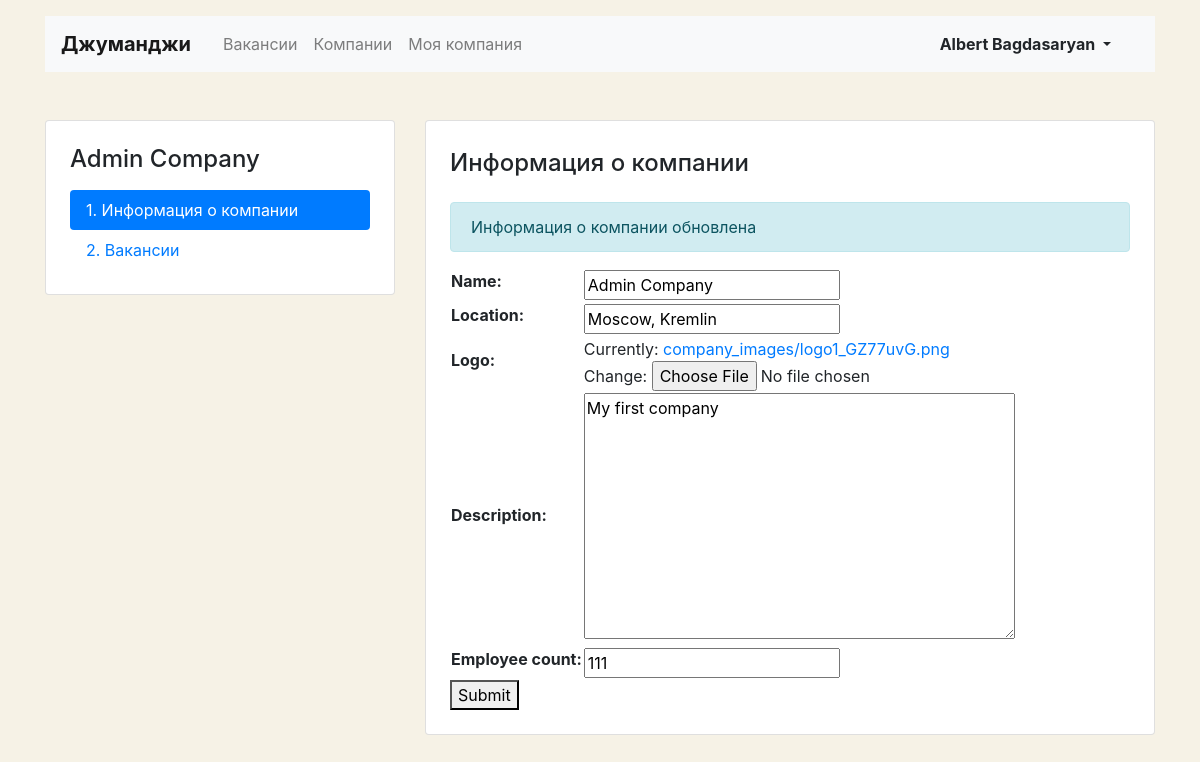
/mycompany/ (signed in), run on the app's committed database.
### vacancy/models.py (models this page shows, shortened)
class Company(models.Model):
    name = models.CharField(max_length=200)
    location = models.CharField(max_length=200)
    logo = models.ImageField(upload_to=MEDIA_COMPANY_IMAGE_DIR, height_field='height_field', width_field='width_field')
    height_field = models.PositiveIntegerField(default=0)
    width_field = models.PositiveIntegerField(default=0)
    description = models.TextField()
    employee_count = models.IntegerField()
    owner = models.OneToOneField(get_user_model(), on_delete=models.CASCADE, null=True, related_name='company')

### vacancy/views.py (the view, shortened to what this page needs)
# urls.py: path('mycompany/', MyCompanyEditView.as_view(), name='company_edit'),
class MyCompanyEditView(LoginRequiredMixin, DetailView):
    login_url = '/login/'
    def get(self, request, *args):
        owner_id = request.user.id
        company = Company.objects.filter(owner__id=owner_id).first()
        if not company:
            return redirect('/mycompany/letsstart/')
        else:
            form = CompanyForm(instance=company)
            return render(request, 'vacancy/mycompany.html/', context={'form': form, 'company_name': company.name})

### vacancy/forms.py
class CompanyForm(forms.ModelForm):
    class Meta:
        model = Company
        fields = ['name', 'location', 'logo', 'description', 'employee_count']

### vacancy/templates/vacancy/mycompany.html (shortened to what this page needs)
{% extends "vacancy/base.html" %}
{% block action %}
<div class="btn-group">
  <button type="button" class="btn dropdown-toggle font-weight-bold" data-toggle="dropdown" aria-haspopup="true" aria-expanded="false">
    {{ request.user.first_name }} {{ request.user.last_name }}
  </button>
</div>
{% endblock %}
{% block main %}
<main class="container mt-3 pb-5">
  <div class="row mt-5">
    <div class="col-12 col-lg-4">
      <aside class="pt-3 pb-4 px-4 mb-5 card">
        <h1 class="h4 pt-2 pb-2">{{ company_name }}</h1>
        <div class="nav flex-column nav-pills">
          <a class="nav-link {% if '/mycompany/' == request.path %} active {% endif %}" href="{% url 'company_edit' %}">1. Информация о&nbsp;компании</a>
          <a class="nav-link {% if '/mycompany/vacancies/' in request.path %} active {% endif %}" href="{% url 'my_vacancies' %}">2. Вакансии</a>
        </div>
      </aside>
    </div>
    <div class="col-12 col-lg-8">
      <div class="card">
        <div class="card-body px-4 pb-4">
          {% block tab %}
          <section class="tab-pane fade show active">
            <h2 class="h4 pt-2 pb-3">Информация о&nbsp;компании</h2>
            <p class="alert alert-info" role="alert">
              Информация о компании обновлена
            </p>
            <form enctype="multipart/form-data" method="post">{% csrf_token %}
              <table>{{ form.as_table }}</table>
              <button type="submit">Submit</button>
            </form>
          </section>
          {% endblock %}
        </div>
      </div>
    </div>
  </div>
</main>
{% endblock %}

### vacancy/templates/vacancy/mycompany.html (style rules this page uses)
body { background-color: #F6F2E6; }

### data on the page
Company: name "Admin Company", location "Moscow, Kremlin", description "My first company", employee_count "111"

### other printed values
{{ request.user.first_name }} "Albert"
{{ request.user.last_name }} "Bagdasaryan"
